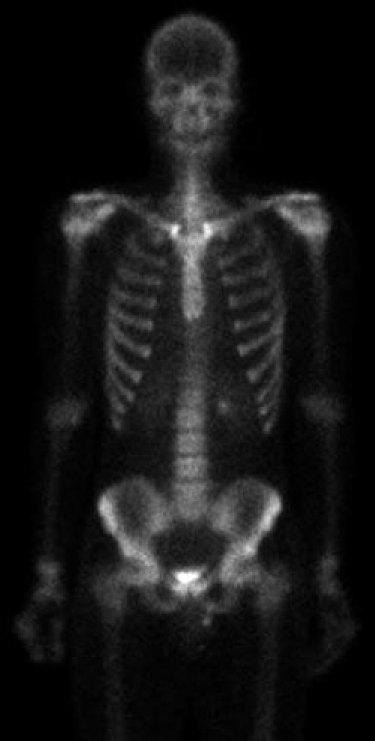
#> input picture Img-Segmentation/Data/Skeleton.tif, 750 x 1482 px (shown at 1/2 size)
$ jupyter execute --allow-errors notebook.ipynb
#> lines starting #> are read from the running program, lines starting #| are printed output that depends on the picture; after the words box and inside, x2 and y2 are one past the last pixel; in counts of white or black regions, pixels touching at a corner belong together
<h1 align=center style="line-height:200%;font-family:vazir;color:#0099cc">
<font face="vazir" color="#0099cc">
پزشک قطعه‌ها
</font>
</h1>

<h2 align=right style="line-height:200%;font-family:vazir;color:#0099cc">
<font face="vazir" color="#0099cc">
مقدمه
</font>
</h2>

<p dir=rtl style="direction: rtl;text-align: right;line-height:200%;font-family:vazir;font-size:medium">
<font face="vazir" size=3>
در این تمرین قصد داریم تا آستانه گذاری را روی تصاویر پزشکی بررسی کنیم و کاربردهای مختلف آنرا مشاهده کنیم.
</font>
</p>

[cell 1]
import cv2
import numpy as np
import matplotlib.pyplot as plt

<h2 align=right style="line-height:200%;font-family:vazir;color:#0099cc">
<font face="vazir" color="#0099cc">
بخش اول: قطعه‌بندی اسکلت
</font>
</h2>

<p dir=rtl style="direction: rtl;text-align: right;line-height:200%;font-family:vazir;font-size:medium">
<font face="vazir" size=3>
در این بخش می‌خواهیم با استفاده از آستانه‌گذاری، اسکلت موجود در تصویر را از پیش‌زمینه متمایز کنیم. در ادامه با جزئیات این بخش بیشتر آشنا خواهیم شد.
</font>
</p>

---

<h3 align=right style="line-height:200%;font-family:vazir;color:#0099cc">
<font face="vazir" color="#0099cc">
مرحله اول: وارد کردن تصویر
</font>
</h3>

<p dir=rtl style="direction: rtl;text-align: right;line-height:200%;font-family:vazir;font-size:medium">
<font face="vazir" size=3>
ابتدا تصویر زیر را بصورت خاکستری بخوانید.
<br>
Data/Skeleton.tif
</font>
</p>

[cell 2]
img = cv2.imread('Data/Skeleton.tif', cv2.IMREAD_GRAYSCALE)
#> img is the input picture: shape (1482, 750); min 0, max 255, mean 22.5

<h3 align=right style="line-height:200%;font-family:vazir;color:#0099cc">
<font face="vazir" color="#0099cc">
مرحله دوم: تشخیص آستانه
</font>
</h3>

<p dir=rtl style="direction: rtl;text-align: right;line-height:200%;font-family:vazir;font-size:medium">
<font face="vazir" size=3>
در این قسمت تصویر اسکلت را با استفاده از روش اتسو قطعه‌بندی کنید. ابتدا آستانه را پیدا کنید و سپس تصویر قطعه‌بندی شده را ذخیره کنید.
</font>
</p>

[cell 3]
otsu_threshold, image_segment = cv2.threshold(img, 0, 255, cv2.THRESH_BINARY + cv2.THRESH_OTSU)
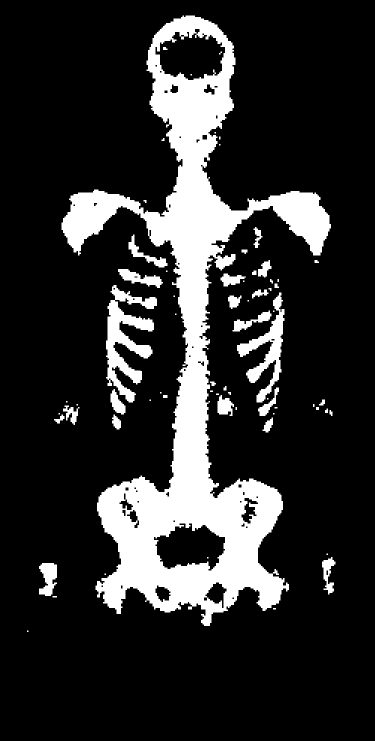
#> image_segment: shape (1482, 750) (shown at 1/2 size); 17.5% white; 67 white regions (29 under 20 px), largest, box (x1, y1, x2, y2) and area: (123, 31, 662, 1252) 164402, (212, 570, 314, 805) 9810, (474, 585, 569, 805) 6110
#> otsu_threshold = 45

<h3 align=right style="line-height:200%;font-family:vazir;color:#0099cc">
<font face="vazir" color="#0099cc">
مرحله سوم: ذخیره تصویر</font>
</h3>

<p dir=rtl style="direction: rtl;text-align: right;line-height:200%;font-family:vazir;font-size:medium">
<font face="vazir" size=3>
تصویر قطعه‌بندی شده را با نام زیر ذخیره کنید. دقت کنید که تصویر را حتما به شکل RGB ذخیره کنید.
<br>
segment_skeleton.tif
</font>
</p>

[cell 4]
image_segment_rgb = cv2.cvtColor(image_segment, cv2.COLOR_GRAY2RGB)
cv2.imwrite('segment_skeleton.tif', image_segment_rgb)
#> Out = True

<h2 align=right style="line-height:200%;font-family:vazir;color:#0099cc">
<font face="vazir" color="#0099cc">
بخش دوم: قطعه‌بندی قفسه سینه
</font>
</h2>

<p dir=rtl style="direction: rtl;text-align: right;line-height:200%;font-family:vazir;font-size:medium">
<font face="vazir" size=3>
در این بخش می‌خواهیم که عکس x-ray قفسه سینه یک انسان را قطعه‌بندی کنیم. در ادامه با مراحل اینکار آشنا خواهید شد.
</font>
</p>

---

<h3 align=right style="line-height:200%;font-family:vazir;color:#0099cc">
<font face="vazir" color="#0099cc">
مرحله اول: وارد کردن تصویر
</font>
</h3>

<p dir=rtl style="direction: rtl;text-align: right;line-height:200%;font-family:vazir;font-size:medium">
<font face="vazir" size=3>
ابتدا تصویر زیر را بصورت خاکستری بخوانید.
<br>
Data/chest.webp
</font>
</p>

[cell 5]
chest_img = cv2.imread('Data/chest.webp', cv2.IMREAD_GRAYSCALE)
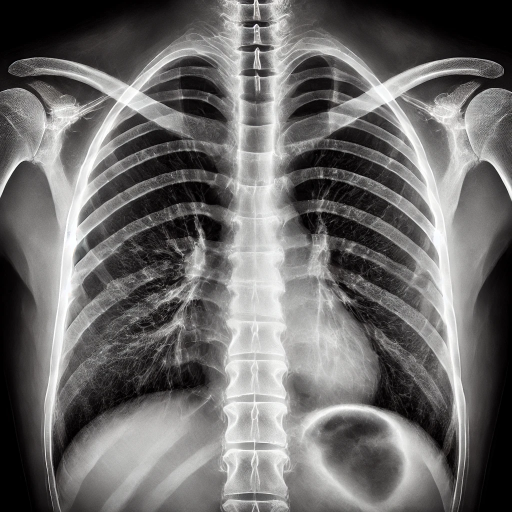
#> input picture Img-Segmentation/Data/chest.webp, 1024 x 1024 px (shown at 1/2 size)
#> chest_img: shape (1024, 1024); min 0, max 255, mean 107.5

<h3 align=right style="line-height:200%;font-family:vazir;color:#0099cc">
<font face="vazir" color="#0099cc">
مرحله سوم: اعمال آستانه‌گذاری باندی
</font>
</h3>

<p dir=rtl style="direction: rtl;text-align: right;line-height:200%;font-family:vazir;font-size:medium">
<font face="vazir" size=3>
تصویر را با توجه به باندهای زیر آستانه‌گذاری کنید.
<br>
</font>
</p>

$$
D = \left\{ (0, 50), (51, 100), (101, 150), (151, 200), (201, 255) \right\}
$$

[cell 6]
D = [[0,50], [51,100], [101, 150], [151, 200], [201, 255]]
chest_0_50 = cv2.inRange(chest_img, D[0][0], D[0][1])
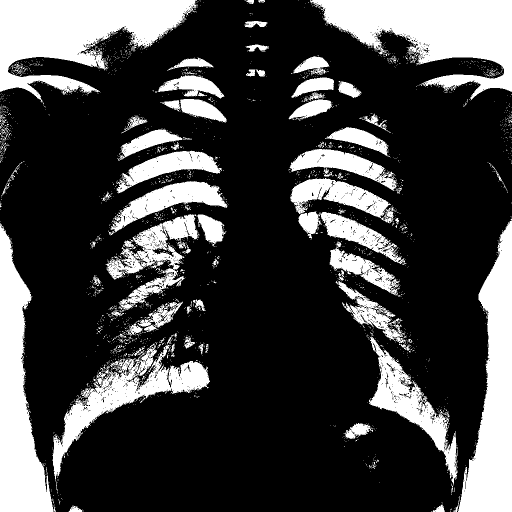
#> chest_0_50: shape (1024, 1024) (shown at 1/2 size); 26.1% white; 2432 white regions (2317 under 20 px), largest, box (x1, y1, x2, y2) and area: (0, 0, 396, 208) 41322, (620, 0, 1024, 200) 40575, (916, 441, 1024, 1024) 33813
chest_0_50 = cv2.cvtColor(chest_0_50, cv2.COLOR_GRAY2RGB)
chest_51_100 = cv2.inRange(chest_img, D[1][0], D[1][1])
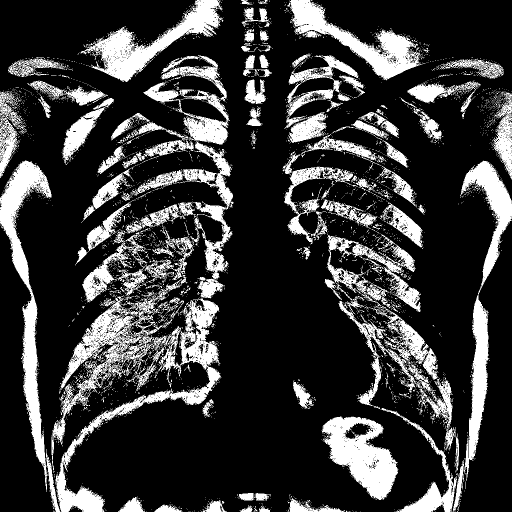
#> chest_51_100: shape (1024, 1024) (shown at 1/2 size); 22.7% white; 4111 white regions (3947 under 20 px), largest, box (x1, y1, x2, y2) and area: (103, 550, 442, 1024) 32962, (0, 321, 103, 984) 16563, (921, 321, 1024, 962) 15690
chest_51_100 = cv2.cvtColor(chest_51_100, cv2.COLOR_GRAY2RGB)
chest_101_150 = cv2.inRange(chest_img, D[2][0], D[2][1])
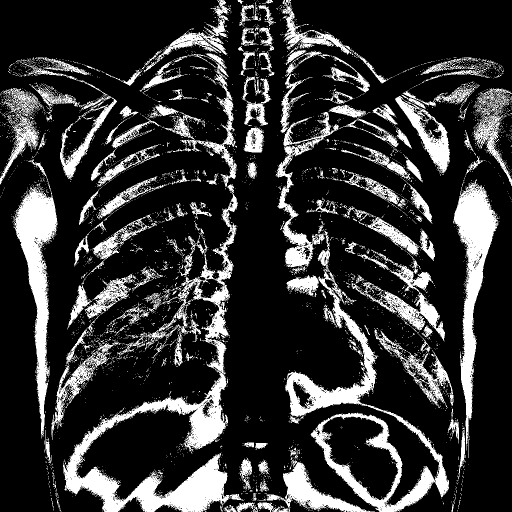
#> chest_101_150: shape (1024, 1024) (shown at 1/2 size); 20.6% white; 4668 white regions (4444 under 20 px), largest, box (x1, y1, x2, y2) and area: (126, 369, 488, 1024) 37610, (570, 494, 898, 1024) 23698, (906, 358, 997, 916) 15934
chest_101_150 = cv2.cvtColor(chest_101_150, cv2.COLOR_GRAY2RGB)
chest_151_200 = cv2.inRange(chest_img, D[3][0], D[3][1])
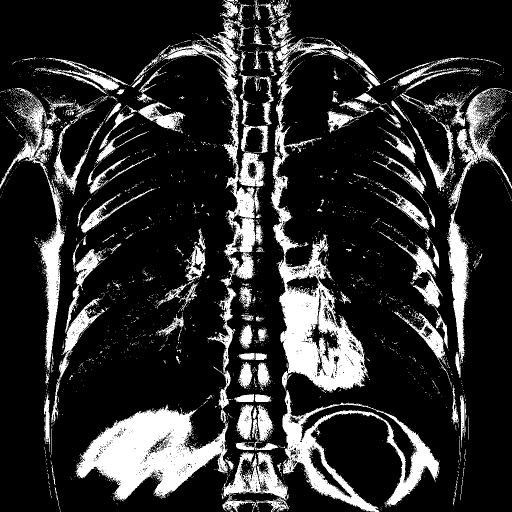
#> chest_151_200: shape (1024, 1024) (shown at 1/2 size); 18.6% white; 3731 white regions (3548 under 20 px), largest, box (x1, y1, x2, y2) and area: (542, 120, 737, 785) 30643, (150, 809, 457, 1002) 29504, (565, 780, 878, 1024) 17314
chest_151_200 = cv2.cvtColor(chest_151_200, cv2.COLOR_GRAY2RGB)
chest_201_255 = cv2.inRange(chest_img, D[4][0], D[4][1])
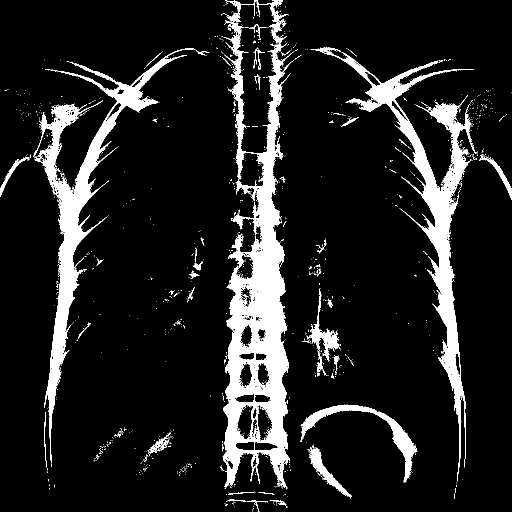
#> chest_201_255: shape (1024, 1024) (shown at 1/2 size); 12% white; 1431 white regions (1375 under 20 px), largest, box (x1, y1, x2, y2) and area: (445, 0, 589, 979) 48779, (621, 95, 954, 963) 28954, (67, 96, 388, 927) 27430
chest_201_255 = cv2.cvtColor(chest_201_255, cv2.COLOR_GRAY2RGB)

<h3 align=right style="line-height:200%;font-family:vazir;color:#0099cc">
<font face="vazir" color="#0099cc">
مرحله چهارم: ذخیره‌سازی
</font>
</h3>

<p dir=rtl style="direction: rtl;text-align: right;line-height:200%;font-family:vazir;font-size:medium">
<font face="vazir" size=3>
خروجی هر باند را با نام‌های زیر ذخیره کنید. دقت کنید که تصاویر را به شکل RGB ذخیره کنید.
<br>
chest_0_50.jpg
<br>
chest_51-100.jpg
<br>
chest_101_150.jpg
<br>
chest_151_200.jpg
<br>
chest_201_255.jpg
</font>
</p>

[cell 7]
cv2.imwrite('chest_0_50.jpg', chest_0_50)
cv2.imwrite('chest_51_100.jpg', chest_51_100)
cv2.imwrite('chest_101_150.jpg', chest_101_150)
cv2.imwrite('chest_151_200.jpg', chest_151_200)
cv2.imwrite('chest_201_255.jpg', chest_201_255)
#> Out = True

<h3 align=right style="line-height:200%;font-family:vazir;color:#0099cc">
<font face="vazir" color="#0099cc">
مرحله پنجم: سلول جواب‌ساز
</font>
</h3>

<p dir=rtl style="direction: rtl;text-align: right;line-height:200%;font-family:vazir;font-size:medium">
<font face="vazir" size=3>
بدون هیچگونه تغییری، این سلول را اجرا کنید تا فایل پاسخ شما آماده شود.
</font>
</p>

[cell 8]
import zipfile

def compress(file_names):
    print("File Paths:")
    print(file_names)
    # Select the compression mode ZIP_DEFLATED for compression
    # or zipfile.ZIP_STORED to just store the file
    compression = zipfile.ZIP_DEFLATED
    # create the zip file first parameter path/name, second mode
    with zipfile.ZipFile("result.zip", mode="w") as zf:
        for file_name in file_names:
            # Add file to the zip file
            # first parameter file to zip, second filename in zip
            zf.write('./' + file_name, file_name, compress_type=compression)


file_names = ["notebook.ipynb", "segment_skeleton.tif", 'chest_0_50.jpg', 'chest_51_100.jpg', 'chest_101_150.jpg', 'chest_151_200.jpg', 'chest_201_255.jpg']
#> (the rest of this cell did not finish here and is left out)
